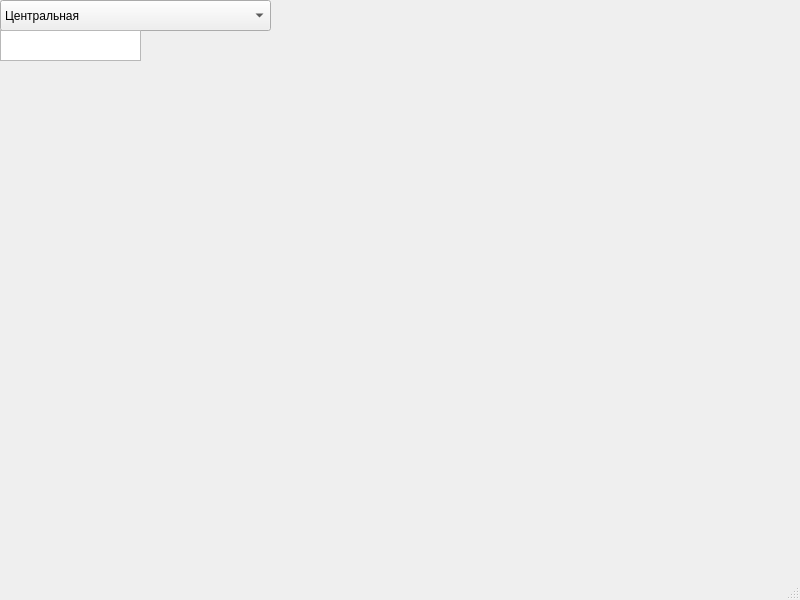
<?xml version="1.0" encoding="UTF-8"?>
<ui version="4.0">
 <class>MainWindow</class>
 <widget class="QMainWindow" name="MainWindow">
  <property name="geometry">
   <rect>
    <x>0</x>
    <y>0</y>
    <width>800</width>
    <height>600</height>
   </rect>
  </property>
  <property name="windowTitle">
   <string>MainWindow</string>
  </property>
  <widget class="QWidget" name="centralwidget">
   <widget class="QComboBox" name="comboBox">
    <property name="geometry">
     <rect>
      <x>0</x>
      <y>0</y>
      <width>271</width>
      <height>31</height>
     </rect>
    </property>
    <property name="currentIndex">
     <number>0</number>
    </property>
    <item>
     <property name="text">
      <string>Центральная</string>
     </property>
    </item>
    <item>
     <property name="text">
      <string>Косоугольная кабинетная</string>
     </property>
    </item>
    <item>
     <property name="text">
      <string>Косоугольная свободная</string>
     </property>
    </item>
    <item>
     <property name="text">
      <string>Прямоугольная диметрия</string>
     </property>
    </item>
    <item>
     <property name="text">
      <string>Прямоугольная изометрия</string>
     </property>
    </item>
   </widget>
   <widget class="QTextEdit" name="textEdit">
    <property name="geometry">
     <rect>
      <x>0</x>
      <y>30</y>
      <width>141</width>
      <height>31</height>
     </rect>
    </property>
   </widget>
  </widget>
  <widget class="QMenuBar" name="menubar">
   <property name="geometry">
    <rect>
     <x>0</x>
     <y>0</y>
     <width>800</width>
     <height>24</height>
    </rect>
   </property>
  </widget>
  <widget class="QStatusBar" name="statusbar"/>
 </widget>
 <resources/>
 <connections/>
</ui>
